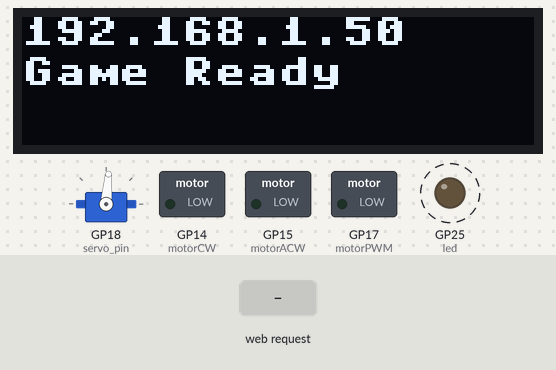
Bench run of a program on a simulated Raspberry Pi Pico running MicroPython. Parts: 128×32 one-colour display, servo, switched loads named in the program (green lamp = pin HIGH), output pins drawn as LEDs (lit = HIGH). Dashed ring = blinking. The inputs (shaded band) are chosen by the test bench. WiFi joins after 1.5 s; random numbers come from a fixed seed; servo angles are drawn from the pulse width (0.5 ms = 0°, 2.5 ms = 180°); library files of the repository ran but are not shown: ssd1306.py; what the program prints to the serial console is not drawn.

Above: at 2.7 s.
2.8 s: HTTP request GET /start_auto received
At 5.2 s:
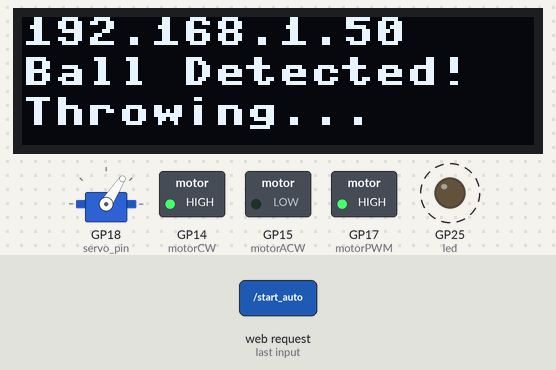
5.5 s: HTTP request GET /manual_pos2 received
At 8.3 s:
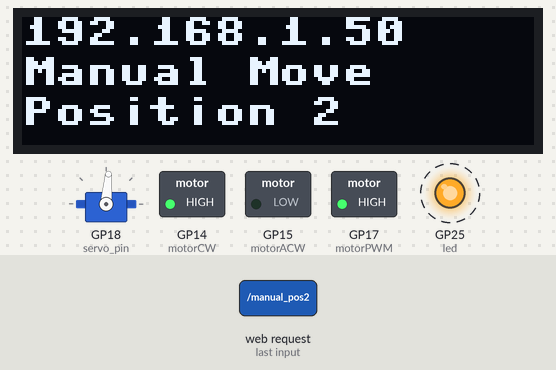
8.5 s: HTTP request GET /stop_auto received
At 10.2 s:
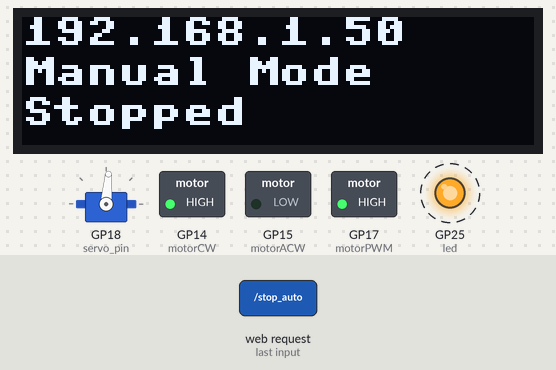
11.5 s: HTTP request GET /manual_pos3 received
At 14.3 s:
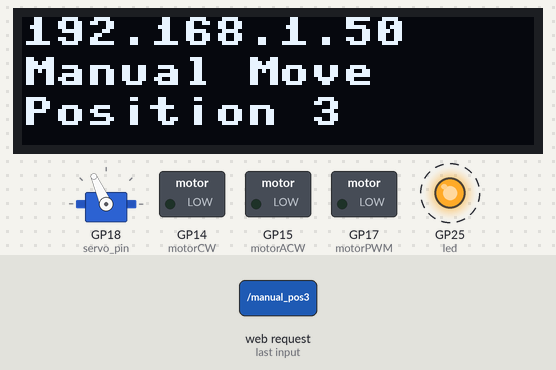
14.5 s: HTTP request GET /throw received
At 23.3 s:
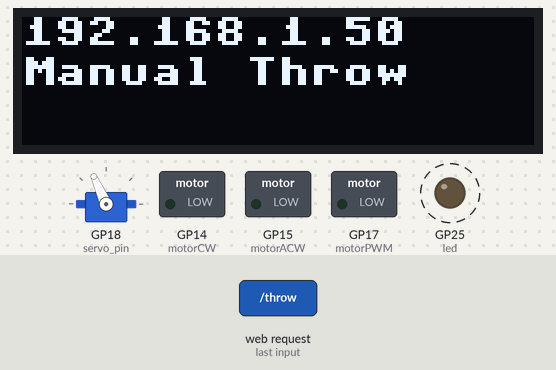
Timing chart, 0 to 24.0 s (numbered marks = the images above; inputs shaded):
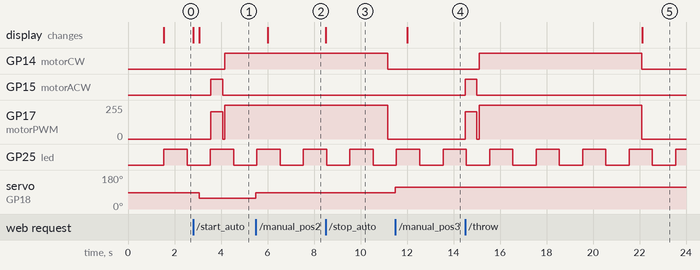

Measured:
- after the input at 2.8 s, GP14 (motorCW): LOW → HIGH after 1.4 s; GP15 (motorACW): LOW → HIGH after 0.76 s, → LOW 0.50 s later; GP17 (motorPWM): 0/255 → 204/255 after 0.76 s, → 0/255 0.50 s later, → 255/255 0.10 s later; servo on GP18 (servo_pin): 85° → 57° after 0.26 s; the display: first changes at once (image 1 shows a later state)
- after the input at 5.5 s, servo on GP18 (servo_pin): 57° → 85° at once; the display: changes after 0.52 s (image 2)
- after the input at 8.5 s, the display: changes at once (image 3)
- after the input at 11.5 s, servo on GP18 (servo_pin): 85° → 114° at once; the display: changes after 0.52 s (image 4)
- after the input at 14.5 s, GP14 (motorCW): LOW → HIGH after 0.60 s, → LOW 7.0 s later; GP15 (motorACW): LOW → HIGH at once, → LOW 0.50 s later; GP17 (motorPWM): 0/255 → 204/255 at once, → 0/255 0.50 s later, → 255/255 0.10 s later, → 0/255 7.0 s later; the display: changes after 7.6 s (image 5)
- by itself, GP25 (led): alternates HIGH for 1.0 s and LOW for 1.0 s

The program:

main_disabled.py
```python
import uasyncio as asyncio
import machine
import random

import screen
import wifi
import ir_sensor_control
import servo_control
import dc_motor_control

game_running = False # Game state false means its in manual mode
motor_run_time = 7  # default seconds
busy = False  # Busy flag

# Setup
led = machine.Pin("LED", machine.Pin.OUT)
ir_sensor = machine.Pin(16, machine.Pin.IN)

# Motor
motorPWM = machine.PWM(machine.Pin(17))
motorPWM.freq(1000)
motorCW = machine.Pin(14, machine.Pin.OUT)
motorACW = machine.Pin(15, machine.Pin.OUT)

# WiFi connect
net = wifi.connect_or_create_ap()
ip_address = net.ifconfig()[0]
print("Device IP:", ip_address)

# Show IP on the OLED
screen.update_display(ip_address, "Waiting...", "")


async def blink_led():
    while True:
        led.value(1)
        await asyncio.sleep(1)
        led.value(0)
        await asyncio.sleep(1)


def random_number():
    return random.randint(1, 3)


async def game_loop():
    while True:
        if game_running:
            sensor_value = ir_sensor_control.get_ir_value()
            if sensor_value == 0:
                print("Ball detected by IR sensor!")
                screen.update_display(ip_address, "Ball Detected!", "Throwing...")
                await servo_control.move_servo_to_position(random.randint(1, 3))
                await dc_motor_control.run_motor(65535, 'cw', motor_run_time)
        await asyncio.sleep(0.5)


async def handle_client(reader, writer):
    global game_running, motor_run_time, busy

    try:
        request_line = await reader.readline()
        print("Request:", request_line)

        while await reader.readline() != b"\r\n":
            pass

        request = request_line.decode()

    except Exception as e:
        print("Error reading request:", e)
        await writer.wait_closed()
        return

    if busy:
        await writer.wait_closed()
        return

    if "favicon.ico" in request:
        await writer.wait_closed()
        return

    if "GET /start_auto" in request:
        game_running = True
        screen.update_display(ip_address, "Auto Mode", "Running...")
    elif "GET /stop_auto" in request:
        game_running = False
        screen.update_display(ip_address, "Manual Mode", "Stopped")
    elif "GET /manual_pos1" in request:
        busy = True
        await servo_control.move_servo_to_position(1)
        busy = False
        screen.update_display(ip_address, "Manual Move", "Position 1")
    elif "GET /manual_pos2" in request:
        busy = True
        await servo_control.move_servo_to_position(2)
        busy = False
        screen.update_display(ip_address, "Manual Move", "Position 2")
    elif "GET /manual_pos3" in request:
        busy = True
        await servo_control.move_servo_to_position(3)
        busy = False
        screen.update_display(ip_address, "Manual Move", "Position 3")
    elif "GET /throw" in request:
        busy = True
        await dc_motor_control.run_motor(65535, 'cw', motor_run_time)
        busy = False
        screen.update_display(ip_address, "Manual Throw", "")
    elif "GET /set_motor_time" in request:
        if "time=" in request:
            try:
                selected = int(request.split("time=")[1].split()[0].split("&")[0])
                if 5 <= selected <= 15:
                    motor_run_time = selected
                    print(f"Motor run time set to {motor_run_time} seconds")
                    screen.update_display(ip_address, "Motor Time Set", f"{motor_run_time}s")
                redirect_response = "HTTP/1.1 303 See Other\r\nLocation: /\r\n\r\n"
                writer.write(redirect_response.encode())
                await writer.drain()
                await writer.wait_closed()
                return
            except Exception as e:
                print("Error parsing motor time:", e)

    selected_5 = "selected" if motor_run_time == 5 else ""
    selected_6 = "selected" if motor_run_time == 6 else ""
    selected_7 = "selected" if motor_run_time == 7 else ""
    selected_8 = "selected" if motor_run_time == 8 else ""
    selected_9 = "selected" if motor_run_time == 9 else ""
    selected_10 = "selected" if motor_run_time == 10 else ""
    selected_11 = "selected" if motor_run_time == 11 else ""
    selected_12 = "selected" if motor_run_time == 12 else ""
    selected_13 = "selected" if motor_run_time == 13 else ""
    selected_14 = "selected" if motor_run_time == 14 else ""
    selected_15 = "selected" if motor_run_time == 15 else ""

    if game_running:
        auto_button_text = "Stop Automatic Game"
        auto_button_action = "/stop_auto"
        auto_status = "Status: Auto Mode Running"
    else:
        auto_button_text = "Start Automatic Game"
        auto_button_action = "/start_auto"
        auto_status = "Status: Manual Mode"

    response = f"""HTTP/1.1 200 OK

<html>
<head>
<title>Ping Pong Bot Control</title>
<style>
body {{
    text-align: center;
    font-family: Arial, sans-serif;
    margin-top: 30px;
}}

button {{
    padding: 15px 25px;
    font-size: 18px;
    margin: 10px;
    border-radius: 8px;
    background-color: #4CAF50;
    color: white;
    border: none;
}}

button:hover {{
    background-color: #45a049;
}}

select {{
    padding: 10px;
    font-size: 16px;
    margin: 10px;
    border-radius: 5px;
}}

h1 {{
    color: #333;
}}
</style>
</head>

<body>

<h1>Motor Time Setting</h1>
<form action="/set_motor_time" method="get">
    <label for="time">Motor Run Time (seconds):</label><br>
    <select name="time">
        <option value="5" {selected_5}>5</option>
        <option value="6" {selected_6}>6</option>
        <option value="7" {selected_7}>7</option>
        <option value="8" {selected_8}>8</option>
        <option value="9" {selected_9}>9</option>
        <option value="10" {selected_10}>10</option>
        <option value="11" {selected_11}>11</option>
        <option value="12" {selected_12}>12</option>
        <option value="13" {selected_13}>13</option>
        <option value="14" {selected_14}>14</option>
        <option value="15" {selected_15}>15</option>
    </select><br><br>
    <button type="submit">Set Motor Time</button>
</form>

<h1>Manual Control</h1>
<button onclick="sendRequest('/manual_pos1')">Move Servo to Position 1</button><br><br>
<button onclick="sendRequest('/manual_pos2')">Move Servo to Position 2</button><br><br>
<button onclick="sendRequest('/manual_pos3')">Move Servo to Position 3</button><br><br>
<button onclick="sendRequest('/throw')">Throw Ball (Start Motor)</button><br><br>

<h1>Automatic Control</h1>
<button onclick="sendRequest('{auto_button_action}')">{auto_button_text}</button><br><br>

<h2>{auto_status}</h2>

<script>
function sendRequest(path) {{
    fetch(path)
    .then(response => {{
        console.log("Request sent:", path);
    }})
    .catch(error => console.error('Error:', error));
}}
</script>

</body>
</html>
"""
    writer.write(response.encode())
    await writer.drain()
    await writer.wait_closed()


async def main():
    print("Let's Start The Game")
    screen.update_display(ip_address, "Game Ready", "")
    asyncio.create_task(blink_led())
    await servo_control.move_servo_to_start_position()
    asyncio.create_task(game_loop())
    server = await asyncio.start_server(handle_client, "0.0.0.0", 80)
    print("Web server running...")

    while True:
        await asyncio.sleep(1)


asyncio.run(main())
```

screen.py
```python
from machine import Pin, SoftI2C
import ssd1306

# Initialize I2C interface with the correct pins for your setup
i2c = SoftI2C(scl=Pin(9), sda=Pin(8))

# Initialize SSD1306 OLED display
oled_width = 128
oled_height = 32  # Adjusted for 128x32 OLED display
oled = ssd1306.SSD1306_I2C(oled_width, oled_height, i2c)


def update_display(line1, line2="Default Line 2", line3="Default Line 3"):
    # Clear the display
    oled.fill(0)

    # Display the provided text
    oled.text(line1, 0, 0)
    oled.text(line2, 0, 10)
    oled.text(line3, 0, 20)

    # Update the display
    oled.show()
```

wifi.py
```python
import network
import time

def connect_or_create_ap(ssid="PingPongBot", password="12345678", wifi_ssid="Loading...", wifi_pass="hahahahaha"):
    wlan = network.WLAN(network.STA_IF)
    wlan.active(True)
    wlan.connect(wifi_ssid, wifi_pass)

    print("Trying to connect to WiFi...")
    for _ in range(10):
        if wlan.isconnected():
            print("Connected to WiFi:", wlan.ifconfig()[0])
            return wlan
        time.sleep(0.5)

    print("WiFi failed. Creating Access Point...")
    ap = network.WLAN(network.AP_IF)
    ap.config(essid=ssid, password=password)
    ap.active(True)

    while not ap.active():
        pass

    print("Access Point started:", ap.ifconfig()[0])
    return ap
```

ir_sensor_control.py
```python
import machine
import time

# === Setup ===
ir_sensor = machine.Pin(16, machine.Pin.IN)


def get_ir_value():
    sensor_val = ir_sensor.value()
    if sensor_val == 0:
        print("Object detected")
    else:
        print("No object detected")
    return sensor_val


if __name__ == '__main__':
    # This block will only run if the script is executed directly
    print("IR Sensor Control Script")
    while True:
        # Continuously check the IR sensor value
        sensor_value = get_ir_value()
        print(f"IR Sensor Value: {sensor_value}")
        time.sleep(0.2)
```

servo_control.py
```python
import machine
import uasyncio as asyncio  # use asyncio instead of time

# === Constants ===
SERVO_START_POSITION = 90  # Main center position
SERVO_POSITIONS = {
    1: 60,  # Position 1
    2: 90,  # Position 2 (center)
    3: 120  # Position 3
}

# Configure the servo PWM pin
servo_pin = machine.Pin(18)
servo = machine.PWM(servo_pin)
servo.freq(50)  # Standard servo PWM frequency


async def set_servo_angle(angle, release_pwm=True):
    """
    Sets servo angle (0–180) for SG90.
    Optionally stop PWM after moving to reduce humming.
    """
    angle = max(0, min(180, angle))
    min_duty = 1638
    max_duty = 7864

    duty = int(min_duty + (angle / 180) * (max_duty - min_duty))
    servo.duty_u16(duty)
    print(f"SG90 angle: {angle}, duty: {duty}")
    await asyncio.sleep(0.5)  # async wait for servo to move

    if release_pwm:
        servo.duty_u16(0)  # Stop PWM signal
        print("PWM released to reduce humming")


async def move_servo_to_position(position_number):
    """
    Move the servo to a predefined position: 1, 2, or 3.
    """
    if position_number not in SERVO_POSITIONS:
        print(f"Invalid position {position_number}")
        return

    target_angle = SERVO_POSITIONS[position_number]
    print(f"Moving to position {position_number} ({target_angle}°)")
    await set_servo_angle(target_angle)


async def move_servo_to_start_position():
    """
    Move the servo to its main start position.
    """
    print(f"Moving to start position ({SERVO_START_POSITION}°)")
    await set_servo_angle(SERVO_START_POSITION)


# === Example Usage (for testing directly) ===
if __name__ == "__main__":
    async def test():
        await move_servo_to_start_position()
        await asyncio.sleep(1)
        await move_servo_to_position(1)
        await asyncio.sleep(1)
        await move_servo_to_position(3)
        await asyncio.sleep(1)
        await move_servo_to_start_position()

    asyncio.run(test())
```

dc_motor_control.py
```python
import uasyncio as asyncio
import machine

motorPWM = machine.PWM(machine.Pin(17))
motorPWM.freq(1000)
motorCW = machine.Pin(14, machine.Pin.OUT)
motorACW = machine.Pin(15, machine.Pin.OUT)


async def run_motor(speed, direction, run_time):
    # Initial ACW kickback for 1.5 seconds
    motorCW.value(0)
    motorACW.value(1)
    motorPWM.duty_u16(52428)  # Give a reasonable kick speed
    print("Kickback: Motor running ACW for 1.5 seconds")
    await asyncio.sleep(0.5)

    # Stop briefly
    motorACW.value(0)
    motorPWM.duty_u16(0)
    await asyncio.sleep(0.1)

    if direction == 'cw':
        motorCW.value(1)
        motorACW.value(0)
    elif direction == 'acw':
        motorCW.value(0)
        motorACW.value(1)
    else:
        motorCW.value(0)
        motorACW.value(0)

    motorPWM.duty_u16(speed if direction != 'stop' else 0)
    print(f"Motor running {direction} at speed {speed} for {run_time} seconds")

    await asyncio.sleep(run_time)

    motorCW.value(0)
    motorACW.value(0)
    motorPWM.duty_u16(0)
    print("Motor stopped")


if __name__ == '__main__':
    async def test_motor():
        await run_motor(65535, 'cw', 2)

    asyncio.run(test_motor())
```
